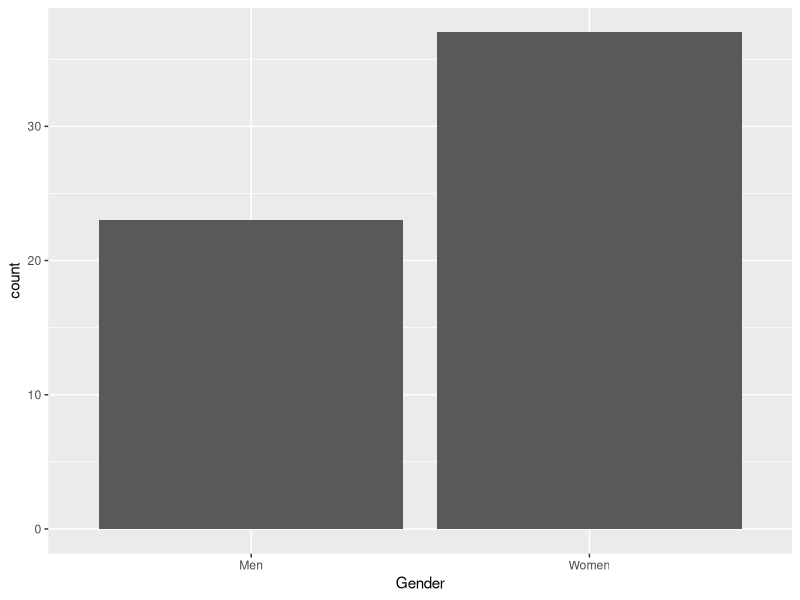
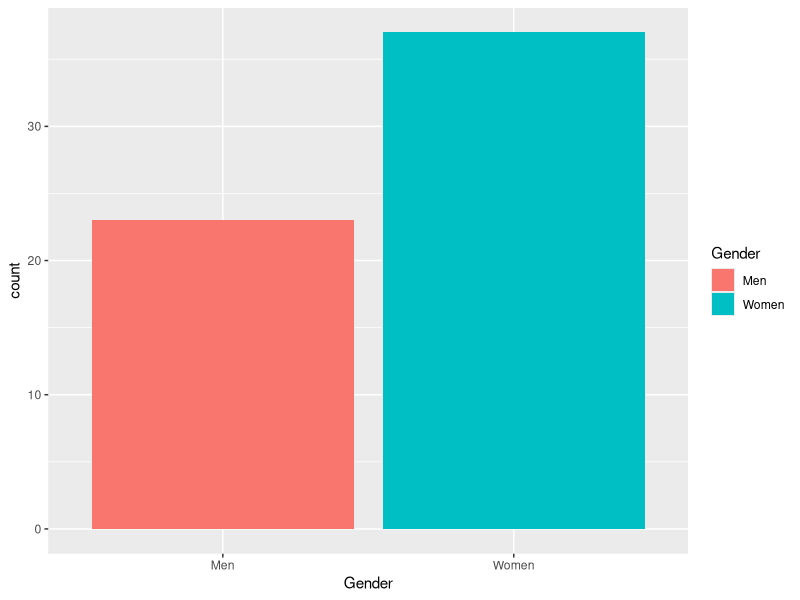
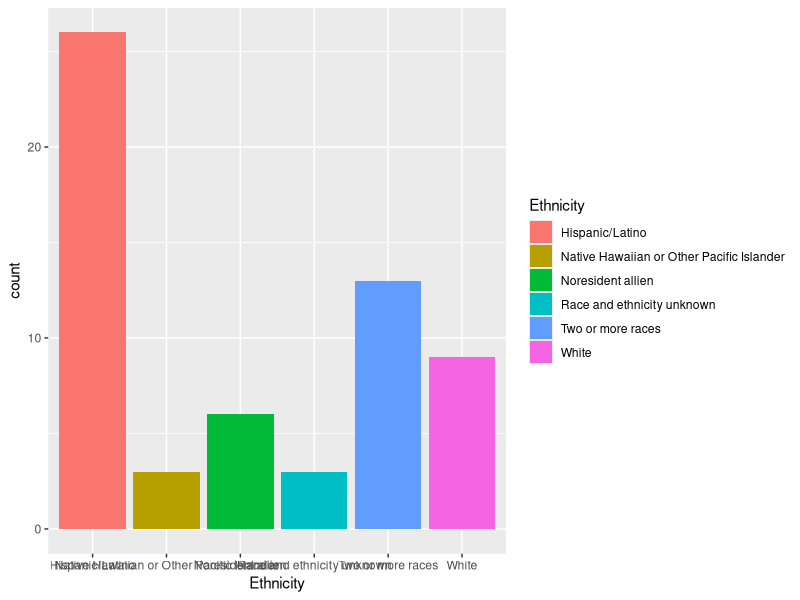
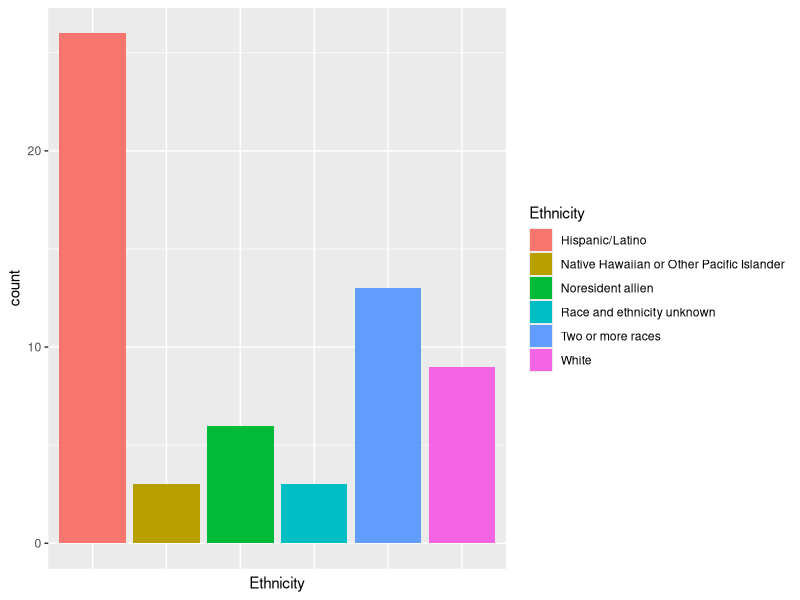
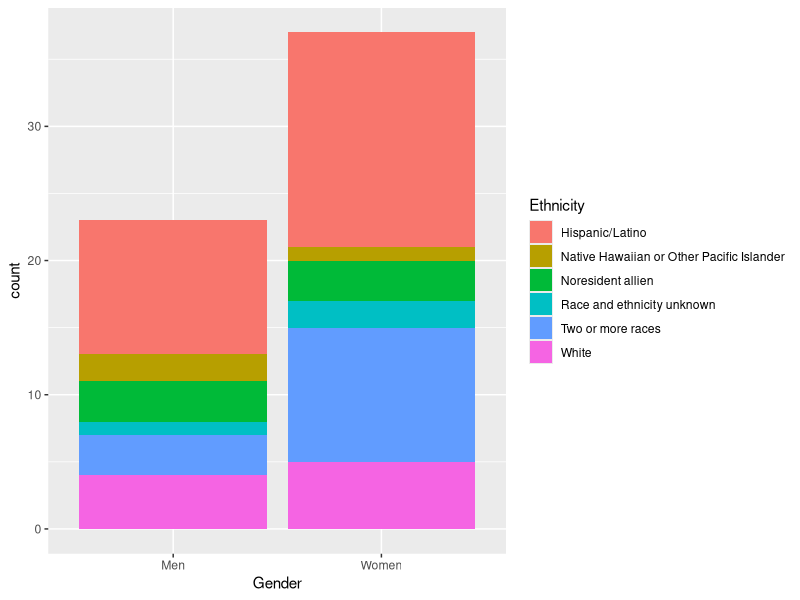
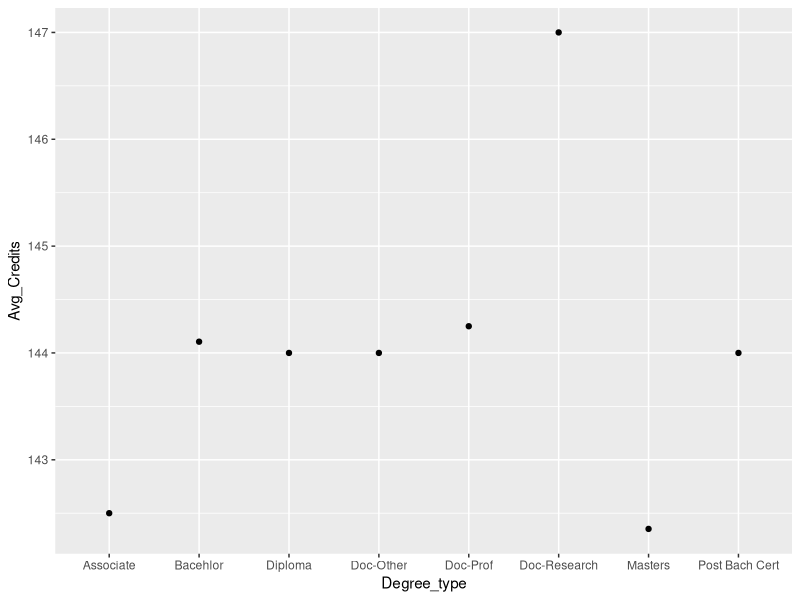
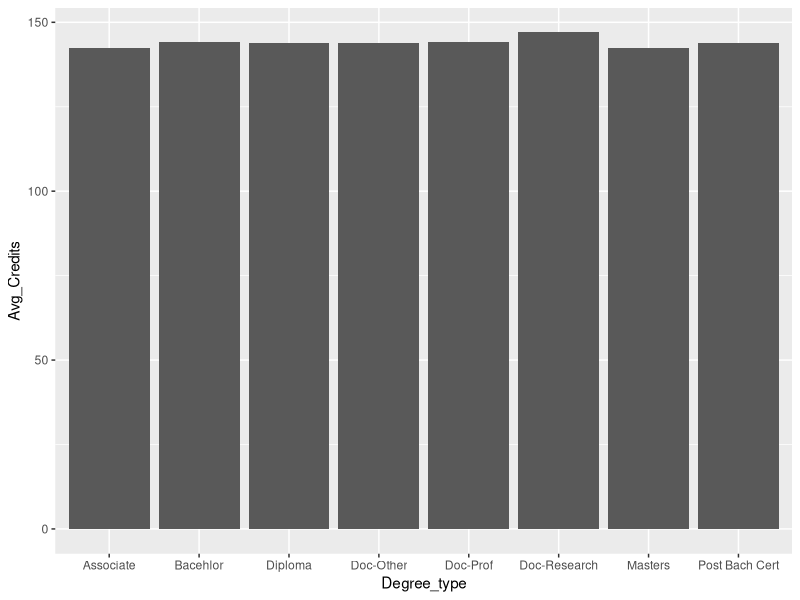
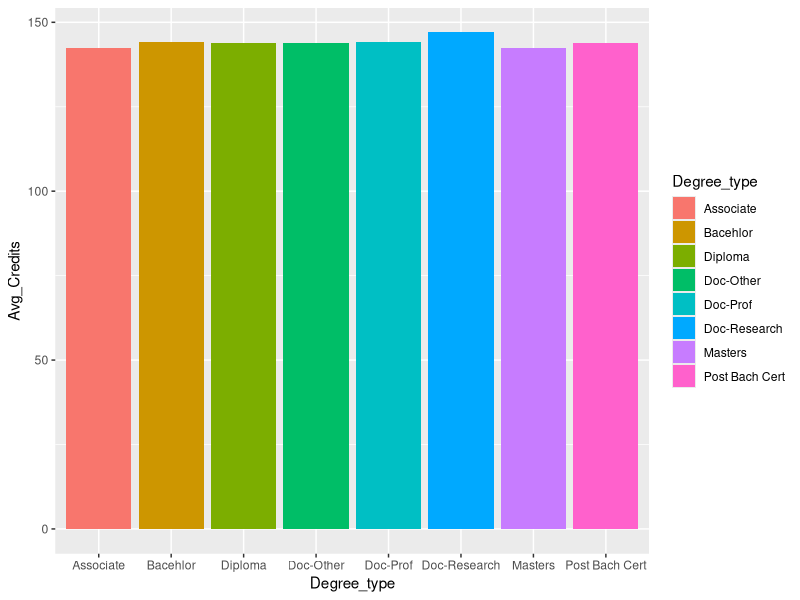

Write R code to recreate these figures, in order.
## 
## R script to read in a file and create some visualizations
##


## tidyverse library allows easy wrangling of data
library(tidyverse)

## read csv file into memory
completers <- read.csv('SampleDataCOM.csv')

## Recode Sex into Men and Women so the data are easier to read when graphing

completers$Gender <- recode(as.character(completers$Sex), `1` = "Men", `2` = "Women")

## Simple bar graph of new variable 'Gender'

ggplot(data = completers) +
  geom_bar(mapping = aes(x = Gender)
           )

## Adding some color to the graph using 'fill' for contrast.

ggplot(data = completers) +
  geom_bar(mapping = aes(x = Gender, fill = Gender)
        )

## Recoding RaceEthnicity to definitions for easier analysis

completers$Ethnicity <- recode(as.character(completers$RaceEthnicity), 
                    '1' = "Noresident allien",
                    '2' = "Hispanic/Latino",
                    '3' = "Americian Indian or Alaska Native",
                    '4' = "Asian",
                    '5' = "Black or African American",
                    '6' = "Native Hawaiian or Other Pacific Islander",
                    '7' = "White",
                    '8' = "Two or more races",
                    '9' = "Race and ethnicity unknown")

## Plotting Race/Ethnicity
ggplot(data = completers) +
  geom_bar(mapping = aes(x = Ethnicity, fill = Ethnicity))

## Need to remove labels since they overlap and we have the legend at the right
ggplot(data = completers) +
  geom_bar(mapping = aes(x = Ethnicity, fill = Ethnicity)) +
  theme(axis.text.x = element_blank(),
        axis.ticks.x = element_blank())

## Plotting a stacked bar chart of race/ethnicity by gender
ggplot(data = completers) +
  geom_bar(mapping = aes(x = Gender, fill = Ethnicity)
  )

## Recode degree type into descriptions for analysis
completers$Degree_type <- recode(as.character(completers$DegreeLevel), 
                                 '2' = "Diploma", 
                                 '3' = "Associate", 
                                 '5' = "Bacehlor",
                                 '6' = "Post Bach Cert",
                                 '7' = "Masters",
                                 '17' = "Doc-Research",
                                 '18' = "Doc-Prof",
                                 '19' = "Doc-Other")

## Find the average number of earned number of credits by degree type
time_to_degree <- completers %>%
  group_by(Degree_type) %>%
  summarize(
    Avg_Credits = mean(CreditsEarned)
  )

## Plot results
ggplot(data = time_to_degree,
       mapping = aes(Degree_type, Avg_Credits)) +
  geom_point()

## Use geom_col to create a bar chart and have the height represent the value of y as 
## opposed to count of x

ggplot(data = time_to_degree)+
  geom_col(mapping = aes(Degree_type, Avg_Credits))

## Let's make it a little more interesting and add some color using "fill". Notice what happens to 
## the labels on the x axis. They overlap because of the legend added to the side.
ggplot(data = time_to_degree)+
  geom_col(mapping = aes(Degree_type, Avg_Credits, fill = Degree_type))

## Now remove the labels across the bottom to clean it up.
ggplot(data = time_to_degree)+
  geom_col(mapping = aes(Degree_type, Avg_Credits, fill = Degree_type)) +
  theme(axis.text.x = element_blank(),
        axis.ticks.x = element_blank())

